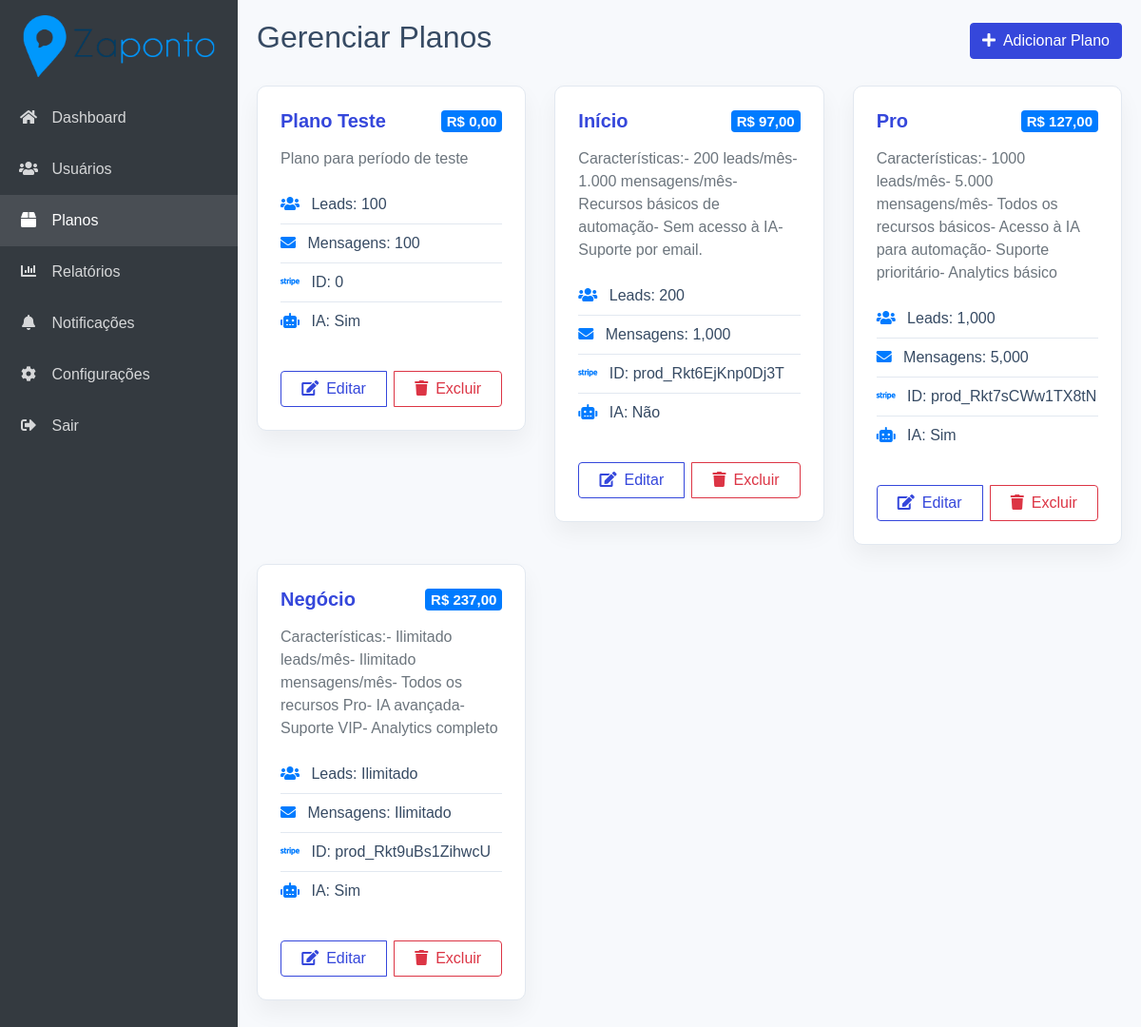
/pages/admin/planos.php (signed in), run on the app's committed database.
### tables this page shows
CREATE TABLE `planos` (
  `id` int(11) NOT NULL,
  `nome` varchar(100) NOT NULL,
  `preco` decimal(10,2) NOT NULL,
  `limite_leads` int(11) NOT NULL,
  `limite_mensagens` int(11) NOT NULL,
  `recursos` text DEFAULT NULL,
  `ativo` tinyint(1) DEFAULT 1,
  `created_at` datetime DEFAULT current_timestamp(),
  `descricao` text DEFAULT NULL,
  `tem_ia` tinyint(1) DEFAULT 0,
  `stripe_price_id` varchar(255) DEFAULT NULL
);

### pages/admin/planos.php (the view, shortened to what this page needs)
<?php
include '../../includes/db.php';
$planos = $pdo->query("SELECT * FROM planos ORDER BY preco ASC")->fetchAll();
?>
<!DOCTYPE html>
<html lang="pt-br">
<head>
    <link rel="stylesheet" href="https://stackpath.bootstrapcdn.com/bootstrap/4.5.2/css/bootstrap.min.css">
    <link rel="stylesheet" href="https://cdnjs.cloudflare.com/ajax/libs/font-awesome/5.15.1/css/all.min.css">
</head>
<body>
    <div class="container-fluid">
        <div class="row">
            <?php include 'menu.php'; ?>
            <div class="main-content">
                <div class="d-flex justify-content-between align-items-center mb-4">
                    <h2>Gerenciar Planos</h2>
                    <button class="btn btn-primary" data-toggle="modal" data-target="#addPlanModal">
                        <i class="fas fa-plus mr-2"></i>Adicionar Plano
                    </button>
                </div>
                <div class="row">
                    <?php foreach ($planos as $plano): ?>
                        <div class="col-md-4">
                            <div class="card plan-card">
                                <div class="card-body">
                                    <h5 class="card-title d-flex justify-content-between align-items-center">
                                        <?php echo htmlspecialchars($plano['nome']); ?>
                                        <span class="badge badge-primary">
                                            R$ <?php echo number_format($plano['preco'], 2, ',', '.'); ?>
                                        </span>
                                    </h5>
                                    <p class="card-text text-muted">
                                        <?php echo htmlspecialchars($plano['descricao']); ?>
                                    </p>
                                    <ul class="list-unstyled mt-3">
                                        <li>
                                            <i class="fas fa-users mr-2 text-primary"></i>
                                            Leads: <?php echo $plano['limite_leads'] == -1 ? 'Ilimitado' : number_format($plano['limite_leads']); ?>
                                        </li>
                                        <li>
                                            <i class="fas fa-envelope mr-2 text-primary"></i>
                                            Mensagens: <?php echo $plano['limite_mensagens'] == -1 ? 'Ilimitado' : number_format($plano['limite_mensagens']); ?>
                                        </li>
                                        <li>
                                            <i class="fab fa-stripe mr-2 text-primary"></i>
                                            ID: <?php echo $plano['stripe_price_id']; ?>
                                        </li>
                                        <li>
                                            <i class="fas fa-robot mr-2 text-primary"></i>
                                            IA: <?php echo $plano['tem_ia'] ? 'Sim' : 'Não'; ?>
                                        </li>
                                    </ul>
                                    <div class="btn-group w-100 mt-3">
                                        <button class="btn btn-outline-primary" onclick="editPlan(<?php echo htmlspecialchars(json_encode($plano)); ?>)">
                                            <i class="fas fa-edit mr-2"></i>Editar
                                        </button>
                                        <button class="btn btn-outline-danger" onclick="deletePlan(<?php echo $plano['id']; ?>)">
                                            <i class="fas fa-trash mr-2"></i>Excluir
                                        </button>
                                    </div>
                                </div>
                            </div>
                        </div>
                    <?php endforeach; ?>
                </div>
            </div>
        </div>
    </div>
</body>
</html>

### pages/admin/planos.php (style rules this page uses)
:root { --primary-color: #3547DB; --primary-hover: #283593; --success-color: #2CC149; --background-color: #f7f9fc; --text-color: #364a63; --border-color: #e2e8f0; --card-shadow: 0 0.75rem 1.5rem rgba(0, 0, 0, 0.05); }
body { background-color: var(--background-color); color: var(--text-color); font-family: 'Nunito', sans-serif; }
.main-content { margin-left: 250px; padding: 20px; transition: margin-left 0.3s; }
.plan-card { background: #fff; border-radius: 10px; border: 1px solid var(--border-color); margin-bottom: 20px; transition: transform 0.2s; box-shadow: var(--card-shadow); }
.plan-card .card-body { padding: 1.5rem; }
.plan-card .card-title { color: var(--primary-color); font-weight: 600; margin-bottom: 1rem; }
.plan-card .list-unstyled li { padding: 8px 0; border-bottom: 1px solid var(--border-color); }
.plan-card .list-unstyled li:last-child { border-bottom: none; }
.btn-primary { background-color: var(--primary-color); border-color: var(--primary-color); }
.btn-group { gap: 0.5rem; }
.btn-outline-primary { color: var(--primary-color); border-color: var(--primary-color); }

### data on the page
planos: nome "Plano Teste", preco "0,00", descricao "Plano para período de teste", limite_leads "100", limite_mensagens "100", stripe_price "0", tem_ia "Sim"
planos: nome "Início", preco "97,00", descricao "Características:- 200 leads/mês- 1.000 mensagens/mês- Recursos básicos de automação- Sem acesso à IA- Suporte por email.", limite_leads "200", limite_mensagens "1,000", stripe_price "prod_Rkt6EjKnp0Dj3T", tem_ia "Não"
planos: nome "Pro", preco "127,00", descricao "Características:- 1000 leads/mês- 5.000 mensagens/mês- Todos os recursos básicos- Acesso à IA para automação- Suporte prioritário- Analytics básico", limite_leads "1,000", limite_mensagens "5,000", stripe_price "prod_Rkt7sCWw1TX8tN", tem_ia "Sim"
planos: nome "Negócio", preco "237,00", descricao "Características:- Ilimitado leads/mês- Ilimitado mensagens/mês- Todos os recursos Pro- IA avançada- Suporte VIP- Analytics completo", limite_leads "Ilimitado", limite_mensagens "Ilimitado", stripe_price "prod_Rkt9uBs1ZihwcU", tem_ia "Sim"
